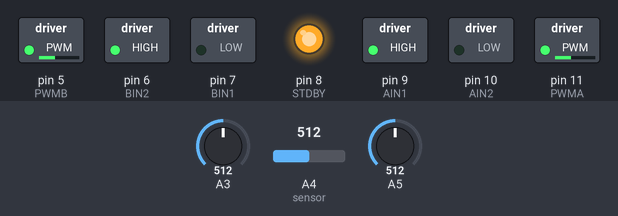
This sketch was run on a simulated Arduino Uno, built with avr-gcc and run on an emulated ATmega328P. Shown: switched loads named in the sketch (green lamp = pin HIGH), output pins drawn as LEDs (lit = HIGH). Inputs (shaded band) come from the test bench; at power-on: A3 = 512, A4 (sensor) = 512, A5 = 512.

Above: at 0.1 s.
Timing chart, 0 to 1.6 s (numbered marks = the images above):
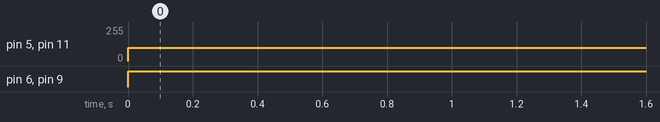

The sketch:

line_follower.ino
```cpp
const int PWMA = 11;  // Pololu drive A
const int AIN2 = 10;
const int AIN1 = 9;
const int STDBY = 8;
const int BIN1 = 7;  // Pololu drive B
const int BIN2 = 6;
const int PWMB = 5;

const int defaultSpeed = 100;

const int rememberedReadings = 20; // Number of sensor readings used to calculate the I term for PID

int previousSensorReadings[rememberedReadings][3]; // Store previous sensor readings
int numRows = 0; // Current number of rows in the readings

int previousSensor[3];

void setup() {
  pinMode(PWMA, OUTPUT);
  pinMode(AIN1, OUTPUT);
  pinMode(AIN2, OUTPUT);
  pinMode(BIN1, OUTPUT);
  pinMode(BIN2, OUTPUT);
  pinMode(PWMB, OUTPUT);
  pinMode(STDBY, OUTPUT);
  digitalWrite(STDBY, HIGH); // Enable the motor driver

  Serial.begin(9600);
}

void loop() {
  int sensorReadings[3];
  getSensorReadings(sensorReadings);

  // Update previous sensor readings if needed
  updatePreviousSensorReadings(sensorReadings, 3);

  // Line Following
  int correction = getCorrection(sensorReadings);
  drive(-(defaultSpeed + correction), defaultSpeed - correction);

  delay(10); // 100 updates per second
}

// Get correction for line following
int getCorrection(int sensorReadings[]) {
  float Kp = 1; // Proportional constant
  int threshold = 700; // Adjustable threshold for classifying light vs dark

  // Determine if the sensors detect light or dark
  bool leftDark = sensorReadings[0] <= threshold;
  bool centerDark = sensorReadings[1] <= threshold;
  bool rightDark = sensorReadings[2] <= threshold;

  int values[] = {(int) leftDark, (int) centerDark, (int) rightDark};

  int error = 0;

  if ((values[0] == 1 && values[1] == 1 && values[2] == 1) ||
      (values[0] == 0 && values[1] == 0 && values[2] == 0)) {
    error = 0; // All sensors detect the same, no correction
  }
  else if (previousSensorReadings[0] == 1 && previousSensorReadings[1] == 1 && previousSensorReadings[2] == 0 &&
           values[0] == 1 && values[1] == 0 && values[2] == 0) {
    error = 100; // Steer right
  }
  else if (previousSensorReadings[0] == 0 && previousSensorReadings[1] == 1 && previousSensorReadings[2] == 1 &&
           values[0] == 0 && values[1] == 0 && values[2] == 1) {
    error = -100; // Steer left
  }

  for (int i = 0; i < 3; i++) {
    previousSensor[i] = values[i];
  }

  return Kp * error; // Return the correction value
}

// Get sensor readings (fill the provided array)
void getSensorReadings(int readings[]) {
  readings[0] = analogRead(A3); // Left sensor
  readings[1] = analogRead(A4); // Center sensor
  readings[2] = analogRead(A5); // Right sensor
}

// Update previous sensor readings for PID or tracking
void updatePreviousSensorReadings(int sensorReadings[], int rowSize) {
  if (numRows < rememberedReadings) {
    // Add a new row
    for (int j = 0; j < rowSize; j++) {
      previousSensorReadings[numRows][j] = sensorReadings[j];
    }
    numRows++;
  } else {
    // Shift rows to make space for the new one
    for (int i = 1; i < rememberedReadings; i++) {
      for (int j = 0; j < rowSize; j++) {
        previousSensorReadings[i - 1][j] = previousSensorReadings[i][j];
      }
    }
    // Add the new row at the end
    for (int j = 0; j < rowSize; j++) {
      previousSensorReadings[rememberedReadings - 1][j] = sensorReadings[j];
    }
  }
}

// Control motor speed and direction
void motorWrite(int spd, int pin_IN1, int pin_IN2, int pin_PWM) {
  if (spd < 0) {
    digitalWrite(pin_IN1, HIGH);  // Go one way
    digitalWrite(pin_IN2, LOW);
  } else {
    digitalWrite(pin_IN1, LOW);  // Go the other way
    digitalWrite(pin_IN2, HIGH);
  }
  analogWrite(pin_PWM, abs(spd)); // Set speed
}

// Drive the robot using left and right motor speeds
void drive(int speedL, int speedR) {
  motorWrite(speedL, AIN1, AIN2, PWMA); // Left motor
  motorWrite(speedR, BIN1, BIN2, PWMB); // Right motor
}
```

Measured:
- by itself, pin 5 (PWMB), pin 11 (PWMA): 0/255 → 100/255 at 0.00 s
- by itself, pin 6 (BIN2), pin 9 (AIN1): LOW → HIGH at 0.00 s
